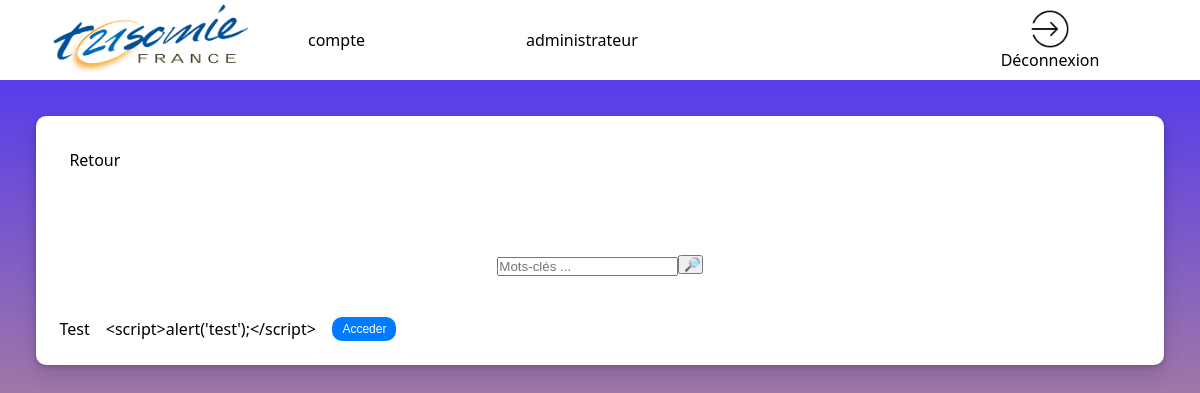
The page /archive_profil_enfant.php (signed in) on the database as committed earlier.
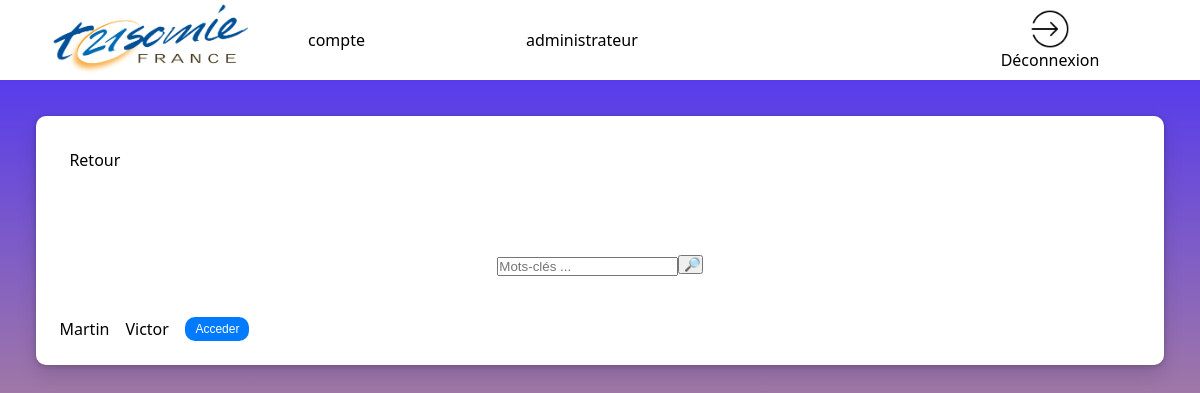
The same page on the database as committed later.
### tables this page shows
CREATE TABLE `enfant` (
  `id_enfant` int(11) NOT NULL,
  `nom` varchar(50) NOT NULL,
  `prenom` varchar(50) NOT NULL,
  `date_naissance` date NOT NULL,
  `lien_jeton` varchar(100) DEFAULT NULL,
  `adresse` varchar(100) DEFAULT NULL,
  `activite` varchar(100) DEFAULT NULL,
  `handicap` varchar(100) DEFAULT NULL,
  `info_sup` varchar(1000) DEFAULT NULL,
  `photo_enfant` varchar(100) DEFAULT NULL,
  `visibilite` tinyint(4) NOT NULL DEFAULT 0
);

### archive_profil_enfant.php (the view, shortened to what this page needs)
<!DOCTYPE html>
<html lang="fr" style="font-family: Arial,sans-serif;">
<?php
try {
    $linkpdo = new PDO("mysql:host=localhost;dbname=bddsae", "root", "");
}
catch (Exception $e) {
    die('Erreur : ' . $e->getMessage());
}
?>
<head>
    <link rel="stylesheet" href="style_admin.css">
</head>
<body>
    <header>
        <img class="logo-association" src="/sae-but2-s1/img/logo_trisomie.png" alt="logo de l'association">
        <?php
        $mail =  $_SESSION['login_user'];
        try {http:
            $res = $linkpdo->query("SELECT nom, prenom FROM membre where courriel='$mail' ORDER BY nom;");
        } catch (Exception $e) {
            die('Erreur : ' . $e->getMessage());
        }
        $double_tab = $res->fetchAll();
        $nombre_ligne = $res->rowCount();
        echo "<table>";
        for ($i = 0; $i < $nombre_ligne; $i++) {
            echo "<tr>";
            for ($y = 0; $y < 2; $y++) {
                echo "<td>";
                print_r(htmlspecialchars($double_tab[$i][$y]));
                echo "</td>";
            }
            echo "</tr>";
        }
        echo "</table>";
        ?>
        <div onclick="window.location.href ='logout.php';" class="h-deconnexion">
            <img class="img-deco" src="img/deconnexion.png" alt="Déconnexion"> Déconnexion
        </div>
    </header>
    <main>
        <nav  class="left-contenu">
        <div style="display: flex;     margin: 3%;">
           <a  class="retour"  href="page_admin.php"> Retour</a>
        </div>
            <?php
            if ($_SESSION["role_user"] != 2) {
                try {
                    if ($_SESSION["role_user"] == 1 or $_SESSION["role_user"] == 3) {
                        $res = $linkpdo->query('SELECT id_enfant, nom, prenom FROM enfant where visibilite = 1 ORDER BY nom');
                    } else {}
                } catch (Exception $e) {
                    die('Erreur : ' . $e->getMessage());
                }
                $double_tab = $res->fetchAll();
                $nombre_ligne = $res->rowCount();
                echo "<div class='liste-enfant'>";
                echo "<div class=\"recherche\">
                <form class='recherche' method=\"post\" action=\"search.php\">
                <div>
                <input class=\"input_recherche\" type=\"text\" placeholder=\"Mots-clés ...\" id=\"keywords\" name=\"keywords\" required>
                </div>
                <input class=\"bouton_recherche\" type=\"submit\" value=\" &#x1F50E;\">
                </form>
                </div>";
                echo "<table >";
                for ($i = 0; $i < $nombre_ligne; $i++) {
                    for ($y = 1; $y < 3; $y++) {
                        echo "<td>";
                        print_r(ucfirst(htmlspecialchars($double_tab[$i][$y])));
                        echo "</td>";
                    }
                    $identifiant = $double_tab[$i][0];
                    echo "<td>";
                    echo '<a href="archive_profil_enfant.php?id=' . $identifiant . '"><button  class="acceder-information-enfant">Acceder</button> </a>';
                    echo "</td>";
                }
                echo "</table>";
            }
            ?>
            </div>
        </nav>
        <nav class="right-contenu">
    </main>
</body>
</html>

Rows that differ between the two databases and show on the page:
removed enfant: value "Test", value "<script>alert('test');</script>"
now on this page (row edited): enfant: value "Martin", value "Victor"
